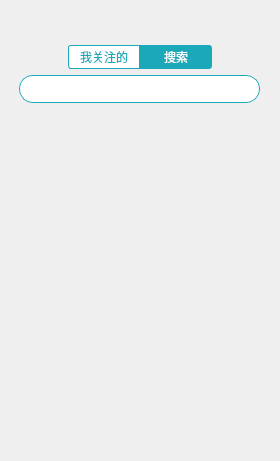
<?xml version="1.0" encoding="UTF-8"?>
<ui version="4.0">
 <class>RobotSearchView</class>
 <widget class="QWidget" name="RobotSearchView">
  <property name="geometry">
   <rect>
    <x>0</x>
    <y>0</y>
    <width>280</width>
    <height>461</height>
   </rect>
  </property>
  <property name="windowTitle">
   <string>RobotSearchView</string>
  </property>
  <property name="styleSheet">
   <string notr="true">QWidget{
	font-family:&quot;微软雅黑&quot;;
}


QPushButton{
	color:#1ba9ba;
	border:1px solid #1ba9ba;
	background:#FFFFFF;
}


QPushButton:checked{
	background:#1ba9ba;
	color:#FFFFFF;
	border:none;
}

QPushButton#myrobot{
	border-top-left-radius:3px;
	border-bottom-left-radius:3px;
}
QPushButton#searchrobot{
	border-top-right-radius:3px;
	border-bottom-right-radius:3px;
}

QListWidget{
	border:none;
	background:#00000000;
}

QLineEdit#lineEdit{
    font-size: 15px;
    font-family:'微软雅黑';
    color:#A7A6AA;
    border-radius: 14px;
    background-color: #ffffff;
    border:1px solid #1ba9ba;
	padding-left:10px;
}
QLineEdit#lineEdit:focus{
    background-color: #e5e5e5;
    color:#464545;
}
QStackedWidget#stackedWidget{
	border:none;
	background:#00000000;
}
</string>
  </property>
  <layout class="QVBoxLayout" name="verticalLayout_4">
   <property name="spacing">
    <number>0</number>
   </property>
   <property name="leftMargin">
    <number>0</number>
   </property>
   <property name="topMargin">
    <number>0</number>
   </property>
   <property name="rightMargin">
    <number>0</number>
   </property>
   <property name="bottomMargin">
    <number>0</number>
   </property>
   <item>
    <widget class="QWidget" name="shadowbg" native="true">
     <layout class="QVBoxLayout" name="verticalLayout_5">
      <property name="spacing">
       <number>0</number>
      </property>
      <property name="leftMargin">
       <number>8</number>
      </property>
      <property name="topMargin">
       <number>8</number>
      </property>
      <property name="rightMargin">
       <number>8</number>
      </property>
      <property name="bottomMargin">
       <number>8</number>
      </property>
      <item>
       <widget class="QWidget" name="shadowinnerbg" native="true">
        <layout class="QVBoxLayout" name="verticalLayout">
         <property name="spacing">
          <number>0</number>
         </property>
         <property name="leftMargin">
          <number>1</number>
         </property>
         <property name="topMargin">
          <number>1</number>
         </property>
         <property name="rightMargin">
          <number>1</number>
         </property>
         <property name="bottomMargin">
          <number>1</number>
         </property>
         <item>
          <widget class="TitlebarWidget" name="titilebar" native="true">
           <property name="minimumSize">
            <size>
             <width>0</width>
             <height>32</height>
            </size>
           </property>
           <property name="maximumSize">
            <size>
             <width>16777215</width>
             <height>32</height>
            </size>
           </property>
          </widget>
         </item>
         <item>
          <widget class="QWidget" name="groupbtns" native="true">
           <property name="minimumSize">
            <size>
             <width>0</width>
             <height>32</height>
            </size>
           </property>
           <property name="maximumSize">
            <size>
             <width>16777215</width>
             <height>32</height>
            </size>
           </property>
           <layout class="QHBoxLayout" name="horizontalLayout">
            <property name="spacing">
             <number>0</number>
            </property>
            <property name="leftMargin">
             <number>0</number>
            </property>
            <property name="topMargin">
             <number>0</number>
            </property>
            <property name="rightMargin">
             <number>0</number>
            </property>
            <property name="bottomMargin">
             <number>0</number>
            </property>
            <item>
             <spacer name="horizontalSpacer">
              <property name="orientation">
               <enum>Qt::Horizontal</enum>
              </property>
              <property name="sizeHint" stdset="0">
               <size>
                <width>105</width>
                <height>20</height>
               </size>
              </property>
             </spacer>
            </item>
            <item>
             <widget class="QPushButton" name="myrobot">
              <property name="minimumSize">
               <size>
                <width>72</width>
                <height>24</height>
               </size>
              </property>
              <property name="maximumSize">
               <size>
                <width>72</width>
                <height>24</height>
               </size>
              </property>
              <property name="text">
               <string>我关注的</string>
              </property>
              <property name="checkable">
               <bool>true</bool>
              </property>
              <property name="autoExclusive">
               <bool>true</bool>
              </property>
              <property name="flat">
               <bool>true</bool>
              </property>
             </widget>
            </item>
            <item>
             <widget class="QPushButton" name="searchrobot">
              <property name="minimumSize">
               <size>
                <width>72</width>
                <height>24</height>
               </size>
              </property>
              <property name="maximumSize">
               <size>
                <width>72</width>
                <height>24</height>
               </size>
              </property>
              <property name="text">
               <string>搜索</string>
              </property>
              <property name="checkable">
               <bool>true</bool>
              </property>
              <property name="checked">
               <bool>true</bool>
              </property>
              <property name="autoExclusive">
               <bool>true</bool>
              </property>
              <property name="flat">
               <bool>true</bool>
              </property>
             </widget>
            </item>
            <item>
             <spacer name="horizontalSpacer_2">
              <property name="orientation">
               <enum>Qt::Horizontal</enum>
              </property>
              <property name="sizeHint" stdset="0">
               <size>
                <width>105</width>
                <height>20</height>
               </size>
              </property>
             </spacer>
            </item>
           </layout>
          </widget>
         </item>
         <item>
          <widget class="QStackedWidget" name="stackedWidget">
           <property name="currentIndex">
            <number>1</number>
           </property>
           <widget class="QWidget" name="myRobotListPage">
            <layout class="QHBoxLayout" name="horizontalLayout_2">
             <property name="spacing">
              <number>0</number>
             </property>
             <property name="leftMargin">
              <number>0</number>
             </property>
             <property name="topMargin">
              <number>0</number>
             </property>
             <property name="rightMargin">
              <number>1</number>
             </property>
             <property name="bottomMargin">
              <number>0</number>
             </property>
             <item>
              <widget class="QListWidget" name="myRobotList">
               <property name="styleSheet">
                <string notr="true"/>
               </property>
              </widget>
             </item>
            </layout>
           </widget>
           <widget class="QWidget" name="robotSearchPage">
            <layout class="QVBoxLayout" name="verticalLayout_2">
             <property name="spacing">
              <number>0</number>
             </property>
             <property name="leftMargin">
              <number>0</number>
             </property>
             <property name="topMargin">
              <number>0</number>
             </property>
             <property name="rightMargin">
              <number>1</number>
             </property>
             <property name="bottomMargin">
              <number>0</number>
             </property>
             <item>
              <widget class="QWidget" name="widget" native="true">
               <layout class="QVBoxLayout" name="verticalLayout_3">
                <property name="spacing">
                 <number>0</number>
                </property>
                <property name="leftMargin">
                 <number>10</number>
                </property>
                <property name="topMargin">
                 <number>2</number>
                </property>
                <property name="rightMargin">
                 <number>10</number>
                </property>
                <property name="bottomMargin">
                 <number>2</number>
                </property>
                <item>
                 <widget class="QLineEdit" name="lineEdit">
                  <property name="minimumSize">
                   <size>
                    <width>0</width>
                    <height>28</height>
                   </size>
                  </property>
                  <property name="maximumSize">
                   <size>
                    <width>16777215</width>
                    <height>28</height>
                   </size>
                  </property>
                 </widget>
                </item>
               </layout>
              </widget>
             </item>
             <item>
              <widget class="QListWidget" name="searchRobotList"/>
             </item>
            </layout>
           </widget>
          </widget>
         </item>
        </layout>
       </widget>
      </item>
     </layout>
    </widget>
   </item>
  </layout>
 </widget>
 <layoutdefault spacing="6" margin="11"/>
 <customwidgets>
  <customwidget>
   <class>TitlebarWidget</class>
   <extends>QWidget</extends>
   <header>TitlebarWidget.h</header>
   <container>1</container>
  </customwidget>
 </customwidgets>
 <resources/>
 <connections/>
</ui>
